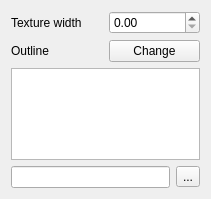
<?xml version="1.0" encoding="UTF-8"?>
<ui version="4.0">
 <class>WidgetSVGFill</class>
 <widget class="QWidget" name="WidgetSVGFill">
  <property name="geometry">
   <rect>
    <x>0</x>
    <y>0</y>
    <width>211</width>
    <height>199</height>
   </rect>
  </property>
  <property name="windowTitle">
   <string>Form</string>
  </property>
  <layout class="QGridLayout" name="gridLayout">
   <item row="0" column="0">
    <layout class="QHBoxLayout" name="horizontalLayout_2">
     <item>
      <widget class="QLabel" name="mTextureWidthLabel">
       <property name="text">
        <string>Texture width</string>
       </property>
      </widget>
     </item>
     <item>
      <widget class="QDoubleSpinBox" name="mTextureWidthSpinBox">
       <property name="maximum">
        <double>99999999.000000000000000</double>
       </property>
      </widget>
     </item>
    </layout>
   </item>
   <item row="1" column="0">
    <layout class="QHBoxLayout" name="horizontalLayout_4">
     <item>
      <widget class="QLabel" name="mOutlineLabel">
       <property name="text">
        <string>Outline</string>
       </property>
      </widget>
     </item>
     <item>
      <widget class="QPushButton" name="mChangeOutlinePushButton">
       <property name="text">
        <string>Change</string>
       </property>
      </widget>
     </item>
    </layout>
   </item>
   <item row="2" column="0">
    <widget class="QListView" name="mSvgListView">
     <property name="flow">
      <enum>QListView::LeftToRight</enum>
     </property>
     <property name="viewMode">
      <enum>QListView::IconMode</enum>
     </property>
    </widget>
   </item>
   <item row="3" column="0">
    <layout class="QHBoxLayout" name="horizontalLayout">
     <item>
      <widget class="QLineEdit" name="mSVGLineEdit"/>
     </item>
     <item>
      <widget class="QToolButton" name="mBrowseToolButton">
       <property name="text">
        <string>...</string>
       </property>
      </widget>
     </item>
    </layout>
   </item>
  </layout>
 </widget>
 <resources/>
 <connections/>
</ui>
